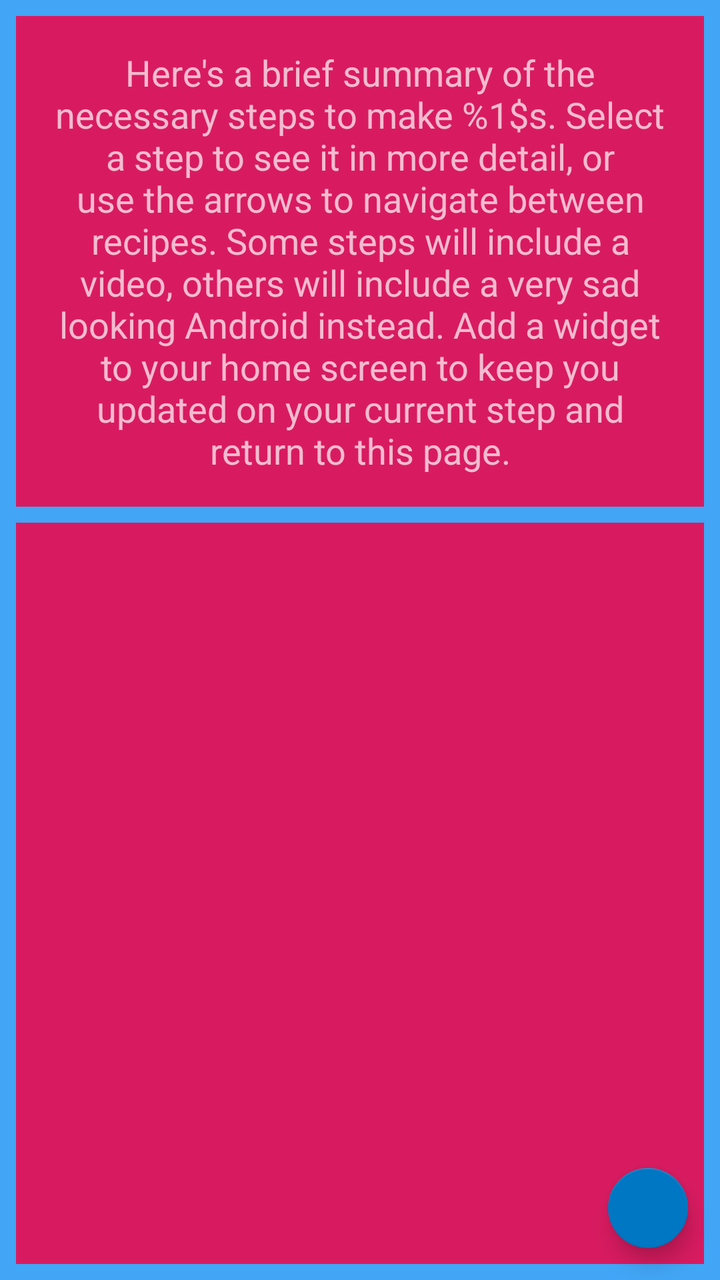
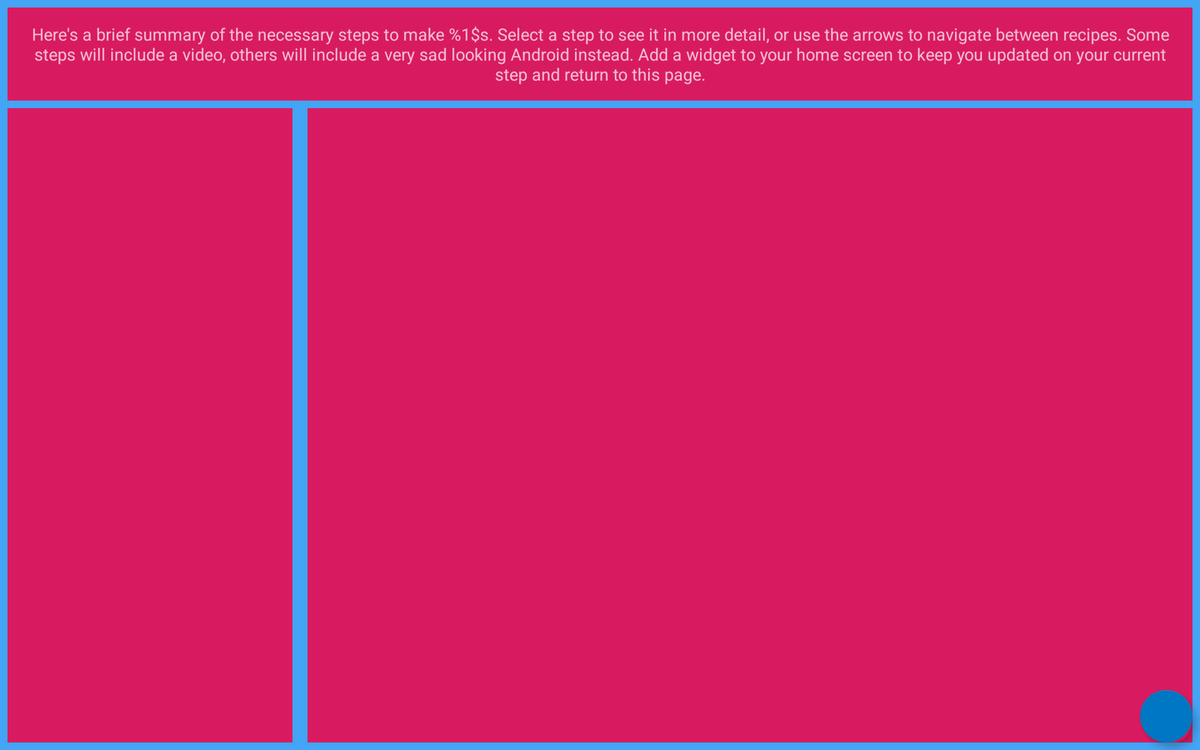

Compare how this app lays out the same screen by default and in its alternative resource folder. The renders come first, then the two layout files and the values they reference.
<!-- AndroidManifest.xml: application theme Theme.AppCompat.NoActionBar -->
<!-- res/layout/activity_step_summary.xml -->
<?xml version="1.0" encoding="utf-8"?>
<android.support.constraint.ConstraintLayout xmlns:android="http://schemas.android.com/apk/res/android"
    xmlns:app="http://schemas.android.com/apk/res-auto"
    xmlns:tools="http://schemas.android.com/tools"
    android:layout_width="match_parent"
    android:layout_height="match_parent"
    tools:context="com.taitsmith.daybaker.activities.StepSummaryActivity"
    android:background="@color/colorAccent">

    <TextView
        android:id="@+id/stepSummaryDescription"
        android:layout_width="0dp"
        android:layout_height="wrap_content"
        android:text="@string/step_summary_description"
        android:textAlignment="center"
        app:layout_constraintLeft_toLeftOf="parent"
        app:layout_constraintRight_toRightOf="parent"
        app:layout_constraintTop_toTopOf="parent"
        app:layout_constraintHorizontal_bias="0.0"
        style="@style/StepSummaryTextView"/>

    <FrameLayout
        android:id="@+id/stepListFragment"
        style="@style/FragmentLayouts"
        android:layout_width="0dp"
        android:layout_height="0dp"
        android:layout_marginTop="@dimen/margin_padding"
        app:layout_constraintBottom_toBottomOf="parent"
        app:layout_constraintLeft_toLeftOf="parent"
        app:layout_constraintRight_toRightOf="parent"
        app:layout_constraintTop_toBottomOf="@+id/stepSummaryDescription"
        app:layout_constraintVertical_bias="0.0" />

    <android.support.design.widget.FloatingActionButton
        android:id="@+id/returnHomeFab"
        android:layout_width="wrap_content"
        android:layout_height="wrap_content"
        android:clickable="true"
        app:backgroundTint="@color/colorAccentDark"
        app:fabSize="mini"
        app:srcCompat="@drawable/ic_more_horiz_black_36dp"
        app:layout_constraintRight_toRightOf="@+id/stepListFragment"
        android:layout_marginRight="@dimen/margin_padding"
        android:layout_marginEnd="@dimen/margin_padding"
        app:layout_constraintBottom_toBottomOf="@+id/stepListFragment"
        android:layout_marginBottom="@dimen/margin_padding" />

</android.support.constraint.ConstraintLayout>
<!-- resources referenced by this layout -->
<resources>
  <color name="colorAccent">#42a5f5</color>
  <color name="colorAccentDark">#0077c2</color>
  <!-- from res/values-v14/ -->
  <dimen name="margin_padding">8dp</dimen>
  <string name="step_summary_description">Here\'s a brief summary of the necessary steps to make
          %1$s. Select a step to see it in more detail, or use the arrows to navigate between recipes.
          Some steps will include a video, others will include a very sad looking Android instead.
          Add a widget to your home screen to keep you updated on your current step and return to this page.</string>
  <style name="FragmentLayouts">
          <item name="android:layout_margin">8dp</item>
          <item name="android:background">@color/colorPrimary</item>
      </style>
  <style name="StepSummaryTextView">
          <item name="android:layout_margin">8dp</item>
          <item name="android:background">@color/colorPrimary</item>
          <item name="android:padding">16dp</item>
          <item name="android:textSize">18sp</item>
      </style>
  <color name="colorPrimary">#d81b60</color>
</resources>
<!-- res/layout-xlarge/activity_step_summary.xml (the repository's variant of the layout above) -->
<!-- drawn on a large tablet held sideways -->
<?xml version="1.0" encoding="utf-8"?>
<android.support.constraint.ConstraintLayout xmlns:android="http://schemas.android.com/apk/res/android"
    xmlns:app="http://schemas.android.com/apk/res-auto"
    xmlns:tools="http://schemas.android.com/tools"
    android:layout_width="match_parent"
    android:layout_height="match_parent"
    tools:context="com.taitsmith.daybaker.activities.StepSummaryActivity"
    android:background="@color/colorAccent">

    <TextView
        android:id="@+id/stepSummaryDescription"
        android:layout_width="0dp"
        android:layout_height="wrap_content"
        android:text="@string/step_summary_description"
        android:textAlignment="center"
        app:layout_constraintLeft_toLeftOf="parent"
        app:layout_constraintRight_toRightOf="parent"
        app:layout_constraintTop_toTopOf="parent"
        app:layout_constraintHorizontal_bias="0.0"
        style="@style/StepSummaryTextView"/>


    <FrameLayout
        android:id="@+id/stepListFragment"
        android:layout_width="0dp"
        android:layout_height="0dp"
        app:layout_constraintRight_toLeftOf="@+id/guideline2"
        app:layout_constraintLeft_toLeftOf="parent"
        app:layout_constraintBottom_toBottomOf="parent"
        app:layout_constraintTop_toBottomOf="@+id/stepSummaryDescription"
        style="@style/FragmentLayouts"/>

    <android.support.constraint.Guideline
        android:layout_width="wrap_content"
        android:layout_height="wrap_content"
        android:id="@+id/guideline2"
        android:orientation="vertical"
        app:layout_constraintGuide_percent="0.25"/>

    <FrameLayout
        android:layout_width="0dp"
        android:layout_height="0dp"
        app:layout_constraintRight_toRightOf="parent"
        app:layout_constraintLeft_toLeftOf="@+id/guideline2"
        app:layout_constraintHorizontal_bias="0.0"
        android:id="@+id/stepDetailFragment"
        app:layout_constraintTop_toBottomOf="@id/stepSummaryDescription"
        app:layout_constraintBottom_toBottomOf="parent"
        style="@style/FragmentLayouts"/>

    <android.support.design.widget.FloatingActionButton
        android:id="@+id/returnHomeFab"
        android:layout_width="wrap_content"
        android:layout_height="wrap_content"
        android:layout_marginBottom="@dimen/margin_padding"
        android:clickable="true"
        app:backgroundTint="@color/colorAccentDark"
        app:fabSize="normal"
        app:layout_constraintBottom_toBottomOf="parent"
        app:layout_constraintRight_toRightOf="parent"
        app:srcCompat="@drawable/ic_more_horiz_black_36dp"
        android:layout_marginEnd="@dimen/margin_padding"
        android:layout_marginRight="@dimen/margin_padding"/>

</android.support.constraint.ConstraintLayout>
